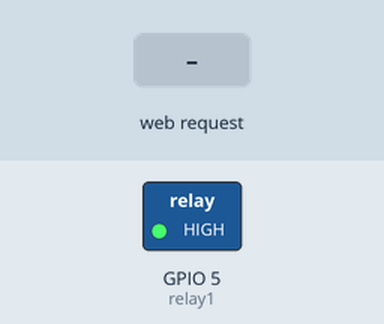
Bench run of a sketch on a simulated ESP32. On the bench: switched loads named in the sketch (green lamp = pin HIGH). The test bench sets the inputs (shaded band). WiFi joins after 1.5 s; servers stay silent unless stated; what the sketch prints to the serial monitor is not drawn.

Above: at 3.2 s.
3.3 s: HTTP request GET /on received
At 3.9 s:
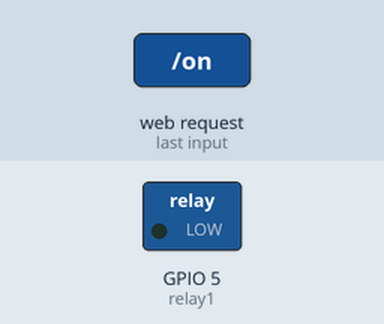
4.8 s: HTTP request GET /off received
At 5.1 s:
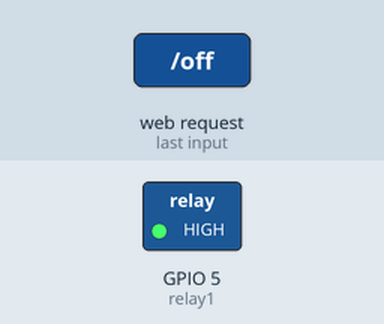
Timing chart, 0 to 7.8 s (numbered marks = the images above; inputs shaded):
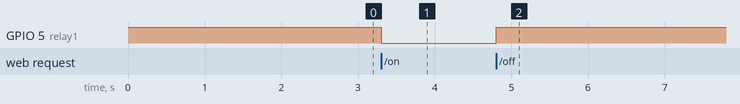

The sketch:

relay_printer.ino
```cpp
#include <WiFi.h>
#include <WebServer.h>

const char* ssid = "kp";        // Replace with your WiFi SSID
const char* password = "relay-printer"; // Replace with your WiFi password

const int relay1 = 5;                  // Define Pin of the Relay

WebServer server(80);

void handle_Root() {
  String html = "<html>\
                  <head>\
                    <title>ESP32 Relay Control</title>\
                    <style>\
                      body { font-family: Arial; display: flex; justify-content: center; align-items: center; height: 100vh; background-color: #f0f0f0; }\
                      .container { text-align: center; }\
                      button { padding: 20px; font-size: 24px; margin: 10px; cursor: pointer; }\
                      .on { background-color: green; color: white; }\
                      .off { background-color: red; color: white; }\
                    </style>\
                    <script>\
                      function sendRequest(action) {\
                        var xhr = new XMLHttpRequest();\
                        xhr.open('GET', '/' + action, true);\
                        xhr.onreadystatechange = function() {\
                          if (xhr.readyState == 4 && xhr.status == 200) {\
                            document.getElementById('status').innerHTML = xhr.responseText;\
                          }\
                        };\
                        xhr.send();\
                      }\
                    </script>\
                  </head>\
                  <body>\
                    <div class='container'>\
                      <h1>ESP32 Relay Control</h1>\
                      <p><button class='on' onclick=\"sendRequest('on')\">Włącz drukarkę</button></p>\
                      <p><button class='off' onclick=\"sendRequest('off')\">Wyłącz drukarkę</button></p>\
                      <p id='status'></p>\
                    </div>\
                  </body>\
                </html>";
  server.send(200, "text/html", html);
}

void handle_OnConnect() {
  digitalWrite(relay1, LOW);   // Turn the relay on
  server.send(200, "text/plain", "Drukarka Włączona");
}

void handle_OffConnect() {
  digitalWrite(relay1, HIGH);  // Turn the relay off
  server.send(200, "text/plain", "Drukarka Wyłączona");
}

void setup() {
  Serial.begin(115200);
  pinMode(relay1, OUTPUT);
  digitalWrite(relay1, HIGH);  // Ensure the relay is off

  WiFi.begin(ssid, password);
  while (WiFi.status() != WL_CONNECTED) {
    delay(1000);
    Serial.println("Connecting to WiFi...");
  }
  Serial.println("Connected to WiFi");
  Serial.print("IP Address: ");
  Serial.println(WiFi.localIP());

  server.on("/", HTTP_GET, handle_Root);
  server.on("/on", HTTP_GET, handle_OnConnect);
  server.on("/off", HTTP_GET, handle_OffConnect);

  server.begin();
}

void loop() {
  server.handleClient();
}
```

Measured:
- after the input at 3.3 s, GPIO 5 (relay1): HIGH → LOW at once
- after the input at 4.8 s, GPIO 5 (relay1): LOW → HIGH at once
